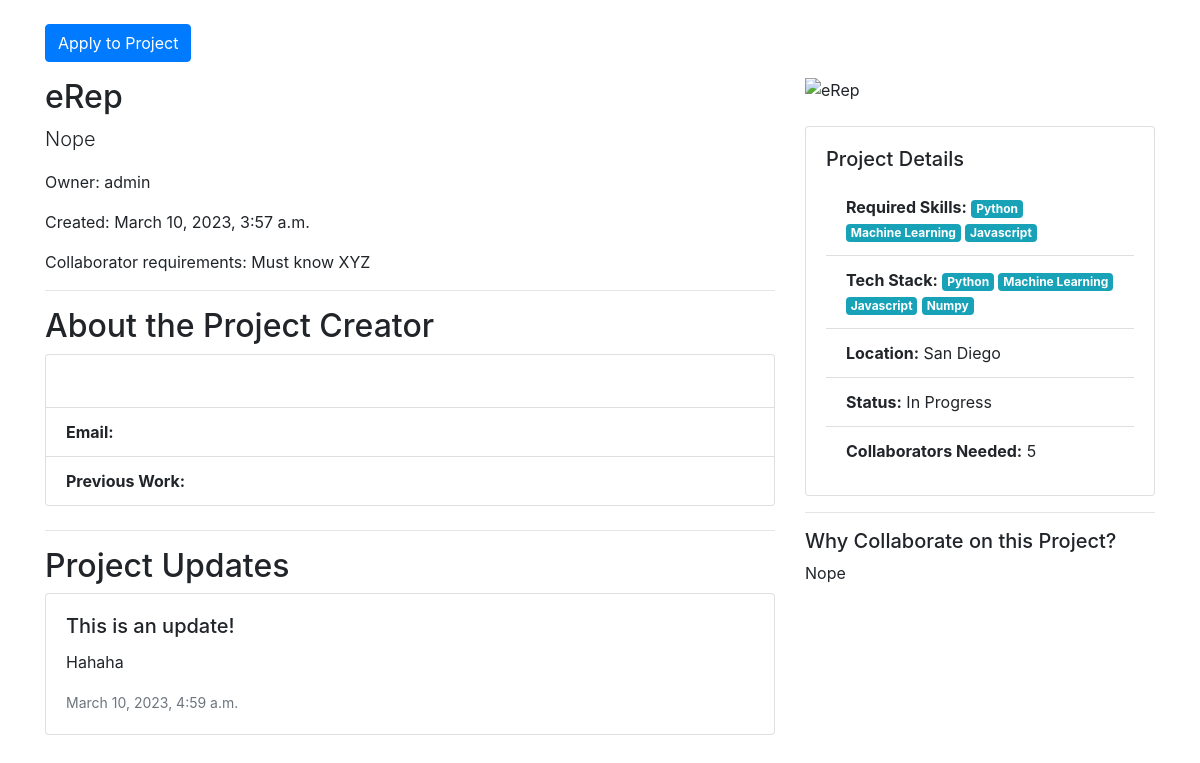
The page /projects/4/ on the database its author committed.
### Projects/models.py (models this page shows, shortened)
class Project(models.Model):
    title = models.CharField(max_length=100)
    description = models.TextField()
    owner = models.ForeignKey(User, on_delete=models.CASCADE, related_name='owned_projects')
    collaborators = models.ManyToManyField(User, related_name='collaborating_projects', blank=True)
    created_at = models.DateTimeField(auto_now_add=True)
    updated_at = models.DateTimeField(auto_now=True)
    status = models.CharField(choices=STATUS_CHOICES, default='In Progress', max_length=12)
    looking_for_x_collaborators = models.IntegerField(default=1, blank=True, null=True)
    required_skills = models.ManyToManyField('Users.Skill', related_name='required_for_collaborators', blank=True, max_length=3)
    tech_stack = models.ManyToManyField('Users.Skill', related_name='used_in_project', blank=True)
    location = models.CharField(choices=LOCATIONS, max_length=50, blank=True)
    collaborator_requirements = models.TextField(blank=True)
    benefits = models.TextField(blank=True)

class ProjectUpdate(models.Model):
    project = models.ForeignKey(Project, on_delete=models.CASCADE, related_name='updates')
    title = models.CharField(max_length=100)
    description = models.TextField()
    created_at = models.DateTimeField(auto_now_add=True)

### Users/models.py (models this page shows, shortened)
class CustomUser(AbstractUser):
    Bio = models.CharField(max_length=240, default='')
    Salary = models.IntegerField(default=0)
    Company = models.ForeignKey('Company.Company', on_delete=models.CASCADE,
                                   null=True, blank=True)
    Country = models.ForeignKey(Country, on_delete=models.CASCADE, null=True)
    Region = models.ForeignKey(Region, on_delete=models.CASCADE, null=True)
    ProfilePic = models.ImageField(upload_to=upload_to, null=True, blank=True)
    Skill = models.ManyToManyField(Skill, through="User_Skill")
    def __str__(self):
        return self.username

class Skill(models.Model):
    name = models.CharField(max_length=100)

### Projects/views.py (the view)
# urls.py: path('<int:id>/', project, name='project'),
def project(request, id):
    project = Project.objects.get(id=id)
    context = {'project':project}
    return render(request, 'project.html', context=context)

### templates/project.html (shortened to what this page needs)
{% extends 'base.html' %}
{% block content %}
<div class="container mt-4">
  <div class="row">
    <div class="col-md-12">
      <a href="{% url 'apply_to_project' project.id %}" class="btn btn-primary mb-3">Apply to Project</a>
    </div>
  </div>
  <div class="row">
    <div class="col-md-8">
      <h2>{{ project.title }}</h2>
      <p class="lead">{{ project.description }}</p>
      <p>Owner: {{ project.owner }}</p>
      <p>Created: {{ project.created_at }}</p>
      <p>Collaborator requirements: {{ project.collaborator_requirements }}</p>
      <hr>
      <h2>About the Project Creator</h2>
      <div class="card mb-4">
        <div class="card-body">
        </div>
        <ul class="list-group list-group-flush">
          <li class="list-group-item"><strong>Email:</strong> {{ project.owner.email }}</li>
          <li class="list-group-item"><strong>Previous Work:</strong> {{ project.owner.previous_work }}</li>
        </ul>
      </div>
      <hr>
      <h2>Project Updates</h2>
      {% for update in project.updates.all %}
        <div class="card mb-2">
          <div class="card-body">
            <h5 class="card-title">{{ update.title }}</h5>
            <p class="card-text">{{ update.description }}</p>
            <p class="card-text"><small class="text-muted">{{ update.created_at }}</small></p>
          </div>
        </div>
      {% endfor %}
    </div>
    <div class="col-md-4">
      <img src="{{ project.image.url }}" alt="{{ project.title }}" class="img-fluid mb-4">
      <div class="card">
        <div class="card-body">
          <h5 class="card-title">Project Details</h5>
          <ul class="list-group list-group-flush">
            <li class="list-group-item"><strong>Required Skills:</strong> {% for skill in project.required_skills.all %}
                <span class="badge badge-secondary bg-info">{{ skill.name }}</span>
              {% empty %}
                <span class="badge badge-secondary bg-info">None</span>
              {% endfor %}</li>
            <li class="list-group-item"><strong>Tech Stack:</strong> {% for tech in project.tech_stack.all %}
                <span class="badge badge-secondary bg-info">{{ tech.name }}</span>
              {% empty %}
                <span class="badge badge-secondary bg-info">None</span>
              {% endfor %}</li>
            <li class="list-group-item"><strong>Location:</strong> {{ project.location }}</li>
            <li class="list-group-item"><strong>Status:</strong> {{ project.status }}</li>
            <li class="list-group-item"><strong>Collaborators Needed:</strong> {{ project.looking_for_x_collaborators }}</li>
          </ul>
        </div>
      </div>
      <hr>
      <h5>Why Collaborate on this Project?</h5>
      <p>{{ project.benefits }}</p>
    </div>
  </div>
</div>
{% endblock %}

### rows shown on the page
Project: title "eRep", description "Nope", owner "admin", created_at "March 10, 2023, 3:57 a.m.", collaborator_requirements "Must know XYZ", location "San Diego", status "In Progress", looking_for_x_collaborators "5", benefits "Nope"
ProjectUpdate: title "This is an update!", description "Hahaha", created_at "March 10, 2023, 4:59 a.m."
Skill: name "Python"
Skill: name "Machine Learning"
Skill: name "Javascript"
Skill: name "Numpy"
